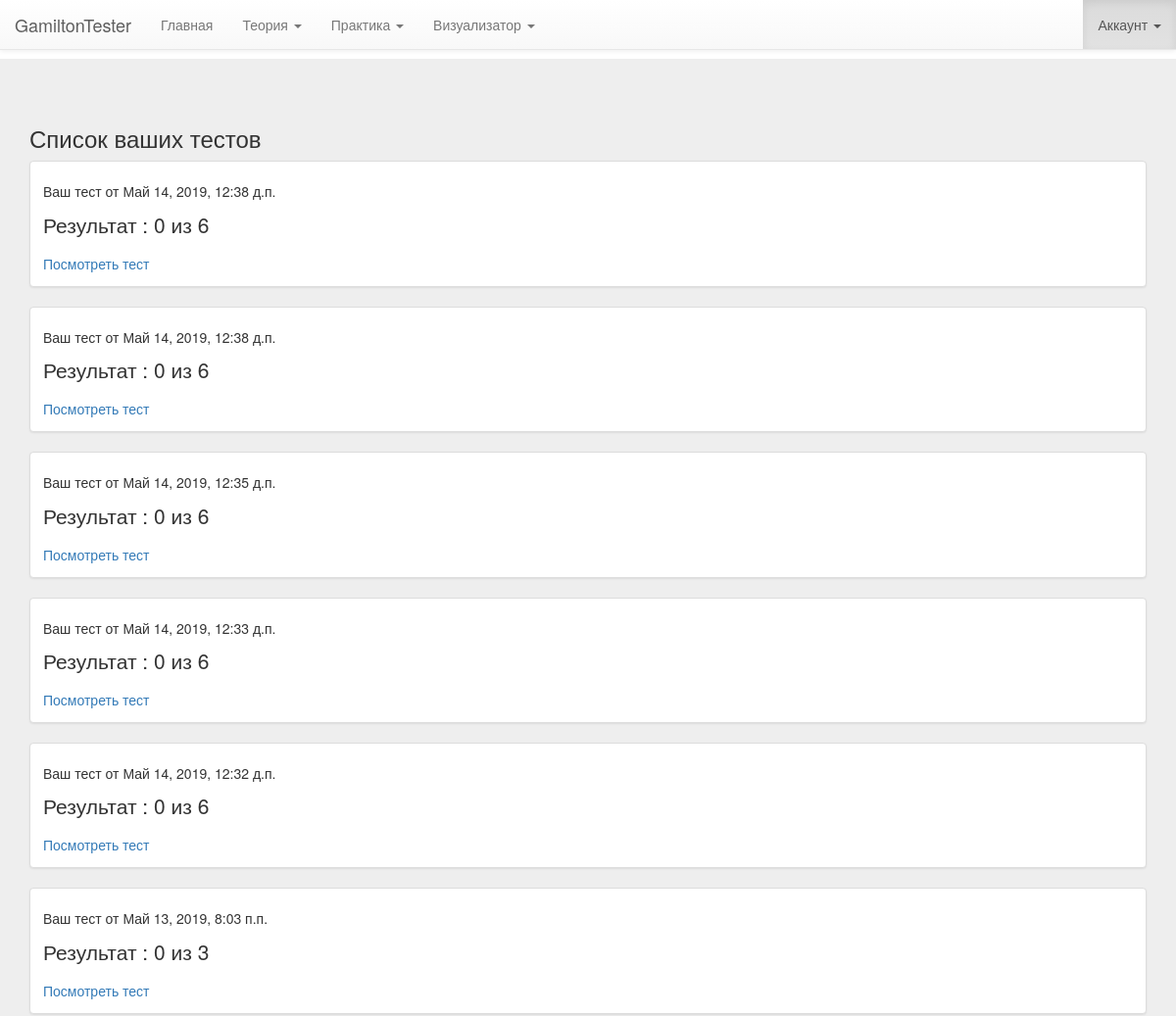
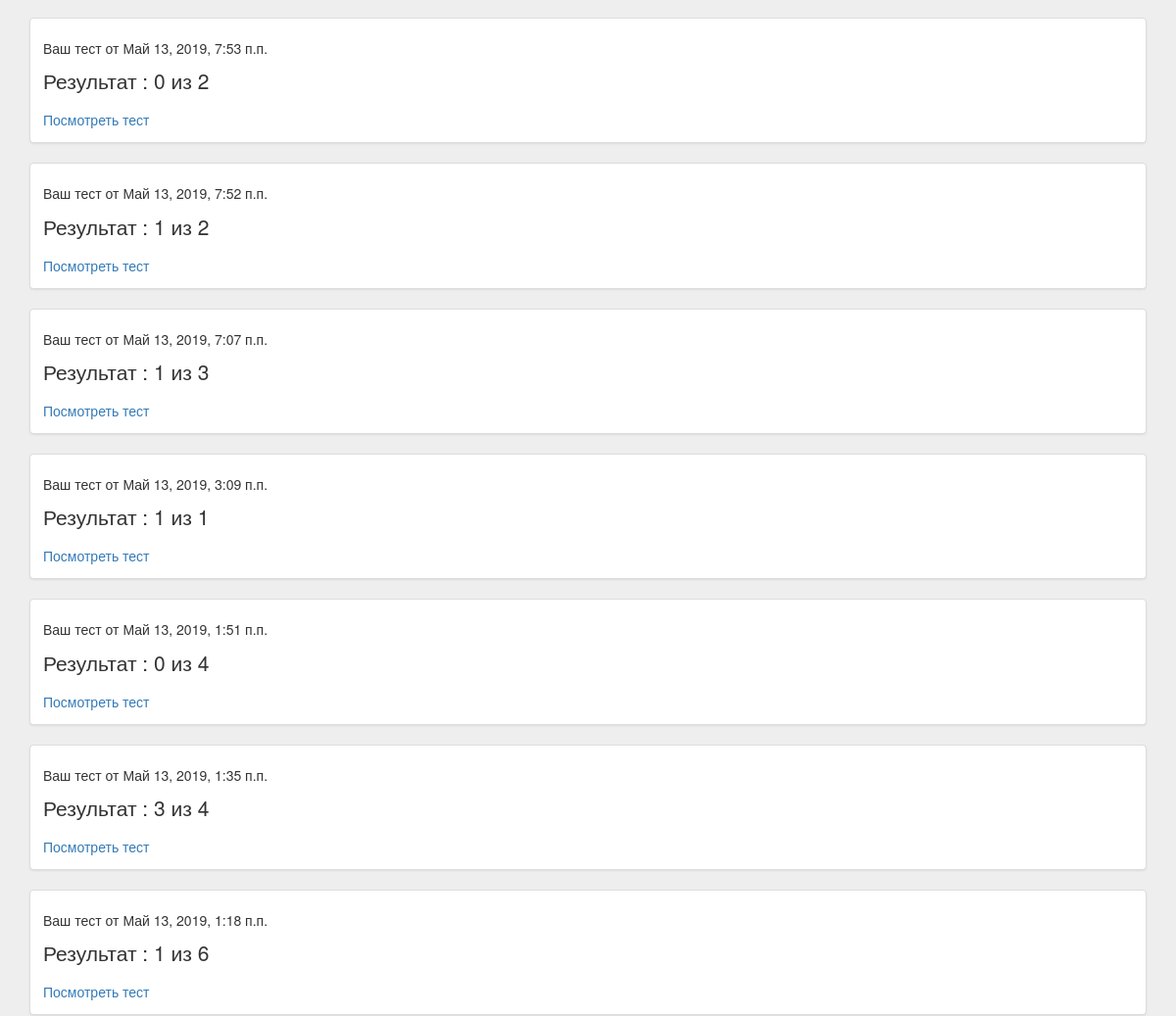
Page /practice/yourtestlist/ (signed in, upper part) on the earlier database version (2 pictures, top to bottom).
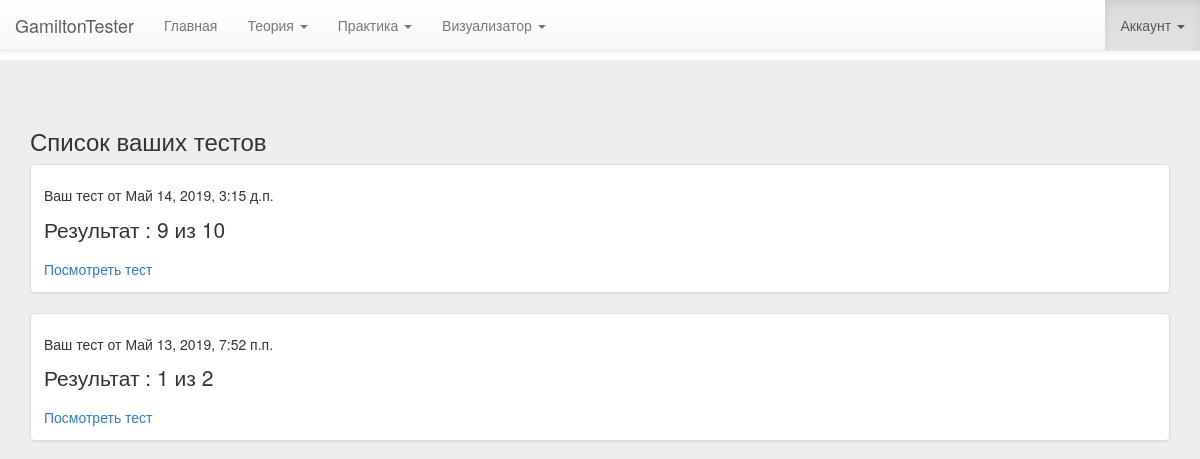
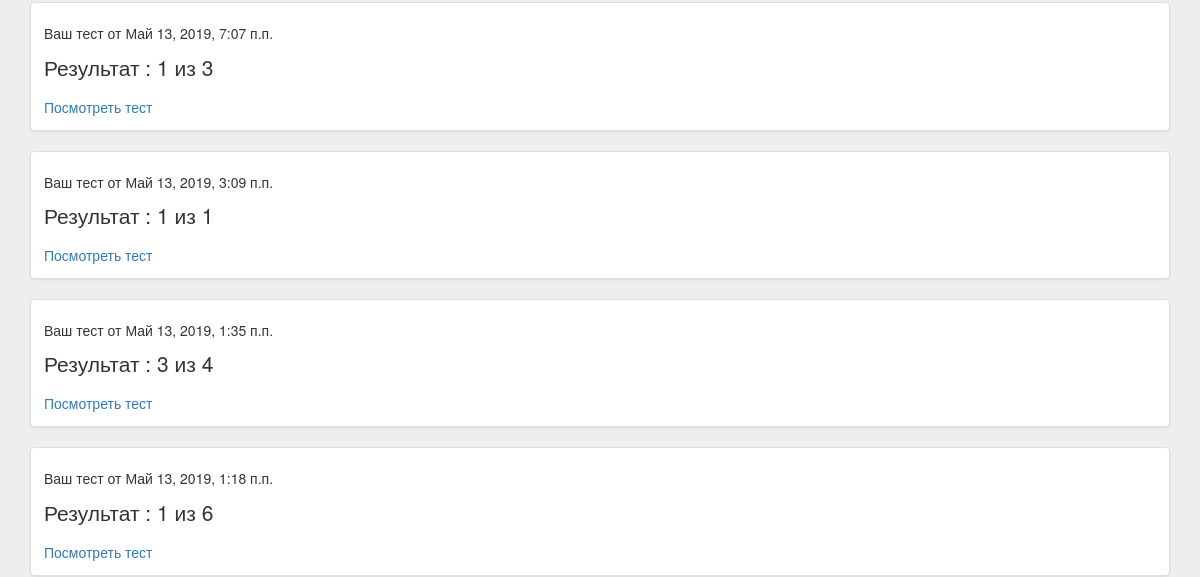
Same page on the later database version (2 pictures, top to bottom).
### practice/models.py (models this page shows)
class DoneTest(models.Model):
    login = models.CharField(max_length=50, default="")
    numberOfQuestions = models.BigIntegerField(default=0)
    numberOfRightAnswers = models.BigIntegerField(default=0)
    date_started = models.DateTimeField(editable=True)
    theme1 = models.CharField(max_length=50, default="")
    num1 = models.BigIntegerField(default=0)
    user_ans1 = models.CharField(max_length=20, default="")
    is_right1 = models.BooleanField(default=True)
    theme2 = models.CharField(max_length=50, default="")
    num2 = models.BigIntegerField(default=0)
    user_ans2 = models.CharField(max_length=20, default="")
    is_right2 = models.BooleanField(default=True)
    theme3 = models.CharField(max_length=50, default="")
    num3 = models.BigIntegerField(default=0)
    user_ans3 = models.CharField(max_length=20, default="")
    is_right3 = models.BooleanField(default=True)
    theme4 = models.CharField(max_length=50, default="")
    num4 = models.BigIntegerField(default=0)
    user_ans4 = models.CharField(max_length=20, default="")
    is_right4 = models.BooleanField(default=True)
    theme5 = models.CharField(max_length=50, default="")
    num5 = models.BigIntegerField(default=0)
    user_ans5 = models.CharField(max_length=20, default="")
    is_right5 = models.BooleanField(default=True)
    theme6 = models.CharField(max_length=50, default="")
    num6 = models.BigIntegerField(default=0)
    user_ans6 = models.CharField(max_length=20, default="")
    is_right6 = models.BooleanField(default=True)
    theme7 = models.CharField(max_length=50, default="")
    num7 = models.BigIntegerField(default=0)
    user_ans7 = models.CharField(max_length=20, default="")
    is_right7 = models.BooleanField(default=True)
    theme8 = models.CharField(max_length=50, default="")
    num8 = models.BigIntegerField(default=0)
    user_ans8 = models.CharField(max_length=20, default="")
    is_right8 = models.BooleanField(default=True)
    theme9 = models.CharField(max_length=50, default="")
    num9 = models.BigIntegerField(default=0)
    user_ans9 = models.CharField(max_length=20, default="")
    is_right9 = models.BooleanField(default=True)
    theme10 = models.CharField(max_length=50, default="")
    num10 = models.BigIntegerField(default=0)
    user_ans10 = models.CharField(max_length=20, default="")
    is_right10 = models.BooleanField(default=True)
    theme11 = models.CharField(max_length=50, default="")
    num11 = models.BigIntegerField(default=0)
    user_ans11 = models.CharField(max_length=20, default="")
    is_right11 = models.BooleanField(default=True)
    theme12 = models.CharField(max_length=50, default="")
    num12 = models.BigIntegerField(default=0)
    user_ans12 = models.CharField(max_length=20, default="")
    is_right12 = models.BooleanField(default=True)
    theme13 = models.CharField(max_length=50, default="")
    num13 = models.BigIntegerField(default=0)
    user_ans13 = models.CharField(max_length=20, default="")
    is_right13 = models.BooleanField(default=True)
    theme14 = models.CharField(max_length=50, default="")
    num14 = models.BigIntegerField(default=0)
    user_ans14 = models.CharField(max_length=20, default="")
    is_right14 = models.BooleanField(default=True)
    theme15 = models.CharField(max_length=50, default="")
    num15 = models.BigIntegerField(default=0)
    user_ans15 = models.CharField(max_length=20, default="")
    is_right15 = models.BooleanField(default=True)
    theme16 = models.CharField(max_length=50, default="")
    num16 = models.BigIntegerField(default=0)
    user_ans16 = models.CharField(max_length=20, default="")
    is_right16 = models.BooleanField(default=True)
    theme17 = models.CharField(max_length=50, default="")
    num17 = models.BigIntegerField(default=0)
    user_ans17 = models.CharField(max_length=20, default="")
    is_right17 = models.BooleanField(default=True)
    theme18 = models.CharField(max_length=50, default="")
    num18 = models.BigIntegerField(default=0)
    user_ans18 = models.CharField(max_length=20, default="")
    is_right18 = models.BooleanField(default=True)
    theme19 = models.CharField(max_length=50, default="")
    num19 = models.BigIntegerField(default=0)
    user_ans19 = models.CharField(max_length=20, default="")
    is_right19 = models.BooleanField(default=True)
    theme20 = models.CharField(max_length=50, default="")
    num20 = models.BigIntegerField(default=0)
    user_ans20 = models.CharField(max_length=20, default="")
    is_right20 = models.BooleanField(default=True)

### practice/views.py (the view)
def yourtestlist(request):
    if request.user.is_authenticated:
        donetests = DoneTest.objects.filter(login=request.user.username).order_by('date_started')
        donetests = donetests.reverse()
        data = {'data': donetests}
        return render(request, 'practice/yourtestlist.html', context=data)
    else:
        return redirect('/sign/login/')

### templates/practice/yourtestlist.html (shortened to what this page needs)
{%  extends "mainApp/wrapper.html" %}
{% block content %}
{% load staticfiles %}
<div class="jumbotron">
    <div class="container">
    <h3>Список ваших тестов</h3>
    {% for test in data %}
        <div class="thumbnail">
            <div class="caption">
                <h5>Ваш тест от {{ test.date_started }}</h5>
                <p>Результат : {{ test.numberOfRightAnswers }} из {{ test.numberOfQuestions }}</p>
                <a href="/practice/yourtest/{{ test.id  }}">Посмотреть тест</a>
            </div>
        </div>
    {% empty %}
        <div class="thumbnail">
            <div class="caption">
                <p>Вы не прошли ни одного теста.</p>
            </div>
        </div>
    {% endfor %}
    </div>
  </div>
{% endblock %}

### templates/mainApp/wrapper.html (shortened to what this page needs)
<!DOCTYPE html>
<html>
<head>
  <link rel="stylesheet" href="https://maxcdn.bootstrapcdn.com/bootstrap/3.3.7/css/bootstrap.min.css">
  <link rel="stylesheet" href="https://maxcdn.bootstrapcdn.com/bootstrap/3.3.7/css/bootstrap-theme.min.css">
</head>
<body>
  <nav class="navbar navbar-default navbar-fixed-top" role="navigation">
    <div class="container-fluid">
      <div class="navbar-header">
        <a class="navbar-brand" href="/">GamiltonTester</a>
      </div>
      <div class="collapse navbar-collapse" id="bs-example-navbar-collapse-1">
        <ul class="nav navbar-nav">
          <li id="nav_main"><a href="/">Главная</a></li>
          <li id="nav_theory" class="dropdown">
            <a href="#" class="dropdown-toggle" data-toggle="dropdown"> Теория <b class="caret"></b></a>
          </li>
          <li id="nav_practice" class="dropdown">
            <a href="#" class="dropdown-toggle" data-toggle="dropdown"> Практика <b class="caret"></b></a>
          </li>
          <li id="nav_сalc" class="dropdown">
            <a href="#" class="dropdown-toggle" data-toggle="dropdown"> Визуализатор <b class="caret"></b></a>
          </li>
        </ul>
        <ul class="nav navbar-nav navbar-right ">
            {% if user.is_authenticated %}
            <li class="dropdown" id="nav_acc">
                <a href="#" class="dropdown-toggle" data-toggle="dropdown">Аккаунт <b class="caret"></b></a>
            </li>
            {% else %}
                <form class="navbar-form navbar-left " role="search">
                     <a href="/sign/login/?next={{request.path}}" class="btn btn-success" style="margin-left: 20px">Войти</a>
                     <a href="/sign/register/?next={{request.path}}"  type="submit" class="btn btn-danger">Зарегистрироваться</a>
                </form>
            {% endif %}
        </ul>
      </div>
    </div>
  </nav>
  <br><br><br>
  {% block content %}
  {% endblock %}
</body>
</html>

Differences in the rows shown:
removed DoneTest: date_started "Май 14, 2019, 12:38 д.п.", numberOfRightAnswers "0", numberOfQuestions "6"
removed DoneTest: date_started "Май 14, 2019, 12:38 д.п.", numberOfRightAnswers "0", numberOfQuestions "6"
removed DoneTest: date_started "Май 14, 2019, 12:35 д.п.", numberOfRightAnswers "0", numberOfQuestions "6"
removed DoneTest: date_started "Май 14, 2019, 12:33 д.п.", numberOfRightAnswers "0", numberOfQuestions "6"
removed DoneTest: date_started "Май 14, 2019, 12:32 д.п.", numberOfRightAnswers "0", numberOfQuestions "6"
removed DoneTest: date_started "Май 13, 2019, 8:03 п.п.", numberOfRightAnswers "0", numberOfQuestions "3"
removed DoneTest: date_started "Май 13, 2019, 7:53 п.п.", numberOfRightAnswers "0", numberOfQuestions "2"
removed DoneTest: date_started "Май 13, 2019, 1:51 п.п.", numberOfRightAnswers "0", numberOfQuestions "4"
added DoneTest: date_started "Май 14, 2019, 3:15 д.п.", numberOfRightAnswers "9", numberOfQuestions "10"
